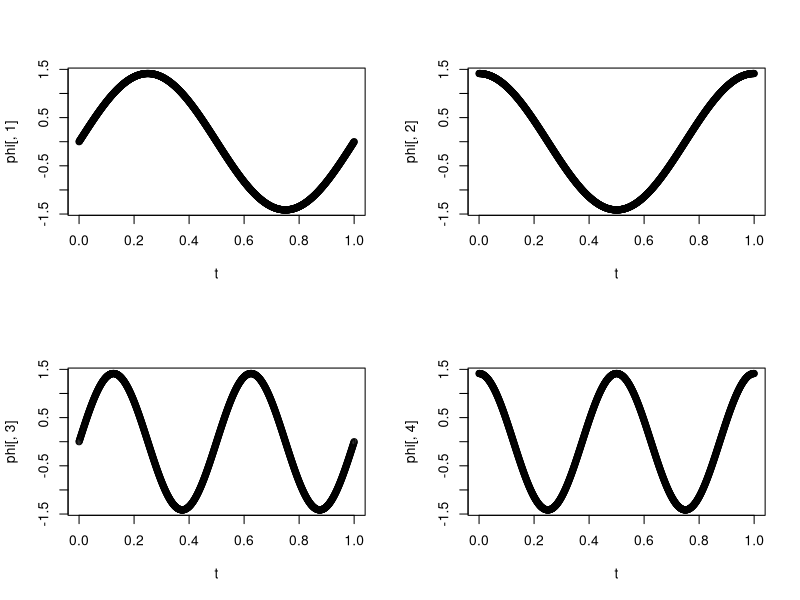

Write the R code that produced this figure. (Note: this script raises an error after producing the figure.)

# This sciprt generateds 500 data sets for the simulation study

set.seed(1114)

library(mvtnorm)

N_train <- 500 # training sample size
N_test <- 100 # testing sample size
N <- N_train+N_test

J <- 1000 # number of observation points
t = seq(0,1,len=J) # observation grid 

# fixed effect: mean function
f_0 <- function(s){return(0)}

# random effects
K <- 4 # number of eigenfunctions

phi <- sqrt(2)*cbind(sin(2*pi*t),cos(2*pi*t),
                     sin(4*pi*t),cos(4*pi*t)) # orthogonal random functions

lambda = 0.5^(0:(K-1)) # eigenvalues/variance of scores

sind = seq(0,1,len=J) # observations points

# visualize eigenfunctions
par(mfrow=c(2, 2))
plot(t, phi[,1])
plot(t, phi[,2])
plot(t, phi[,3])
plot(t, phi[,4])



#### generated data ####

sim_data <- list() # container
M <- 500 # number of datasets to generate

for(m in 1:M){
  
  # generate score
  xi <- rmvnorm(N, mean = rep(0, K), sigma = diag(lambda))
  bi <- xi %*% t(phi) # random effect functions

  # latent gaussian function
  eta_i <- f_0(t)+bi
  
  this_df <- data.frame(id = factor(rep(1:N, each=J)),
                        t = rep(t, N), 
                        eta_i = as.vector(t(eta_i)),
                        sind = rep(1:J, N))
  
  this_df$Y <- rbinom(N*J, size=1, prob=plogis(this_df$eta_i))
  
  sim_data[[m]] <- this_df

}



# visualization

rand_id <- sample(N, size = 4)

sim_data[[357]] %>% filter(id %in% rand_id) %>% 
  ggplot()+
  geom_point(aes(x=t, y=Y))+
  geom_line(aes(x=t, y=plogis(eta_i)), col = "red")+
  facet_wrap(~id)

# save
save(sim_data, file = here("Data/sim_data.RData"))
 
